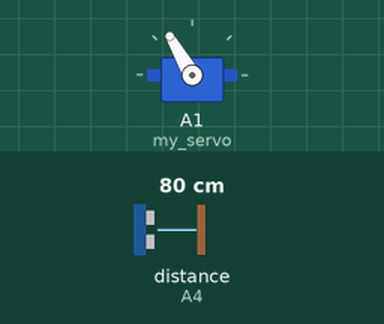
A program run on a simulated Arduino Nano, built with avr-gcc and run on an emulated ATmega328P. Parts: servo. The inputs (shaded band) are chosen by the test bench; at power-on: distance to the obstacle (sensor on A4) 80 cm.

Above: at 3.8 s.
3.9 s: distance to the obstacle (sensor on A4) set to 22 cm
7.0 s: distance to the obstacle (sensor on A4) set to 19 cm
At 9.9 s:
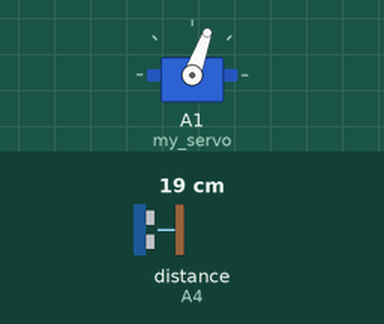
10.1 s: distance to the obstacle (sensor on A4) set to 35 cm
At 13.0 s:
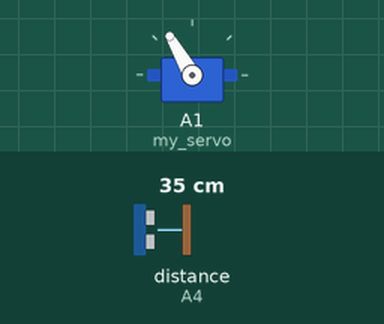
13.2 s: distance to the obstacle (sensor on A4) set to 2 cm
At 16.5 s:
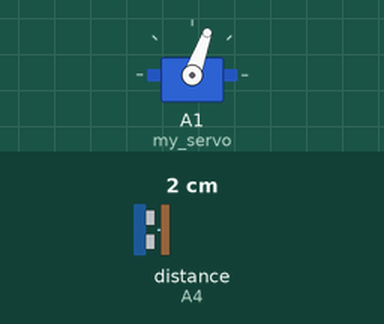
Timing chart, 0 to 17.3 s (numbered marks = the images above; inputs shaded):
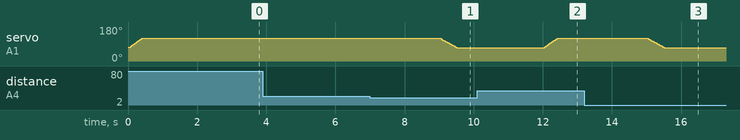

The program:

main.cpp
```cpp
#include <Arduino.h>
#include <Servo.h>
#include "SR04Maneger.h"

#define MAX 120
#define MIN 70

Servo my_servo;
int pos = 0;
SR04Maneger sr04Maneger;
bool on = false;

unsigned long MOVING_TIME = 400;
unsigned long moveStartTime;
int startAngle = MIN; // 30°
int stopAngle  = MAX; // 90°


void setup()
{
  Serial.begin(9600);
  my_servo.attach(A1);
}

void loop()
{
  static bool is_openned = true;

  if (sr04Maneger.distance_cm(20.0f) == true)
  {
    if (not is_openned)
    {
      moveStartTime = millis();
      unsigned long time_to_convert = 0;
      while (true)
      {
        time_to_convert = millis() - moveStartTime;
        if (time_to_convert > 500) break;
        unsigned long time_to_angle = map(time_to_convert, 0, 500, stopAngle, startAngle);
        my_servo.write(time_to_angle);
      }
      is_openned = true;
    }
  }
  else
  {
    if (is_openned)
    {
      moveStartTime = millis();
      unsigned long time_to_convert = 0;

      while (true)
      {
        time_to_convert = millis() - moveStartTime;
        if (time_to_convert > MOVING_TIME) break;
        unsigned long time_to_angle = map(time_to_convert, 0, MOVING_TIME, startAngle, stopAngle);
        my_servo.write(time_to_angle);
      }
      is_openned = false;
    }
  }
}
```

SR04Maneger.cpp
```cpp
#include "SR04Maneger.h"

SR04Maneger::SR04Maneger(/* args */)
{
    m_hcsr04 = new UltraSonicDistanceSensor(A5, A4);
    m_distance = 0;
    m_action = false;
}

SR04Maneger::~SR04Maneger()
{
    delete m_hcsr04;
}

bool SR04Maneger::distance_cm(float value)
{
    static unsigned long last_time = 0;
    if (millis() - last_time < 3000)
    {
        return m_action;
    }

    m_distance = m_hcsr04->measureDistanceCm();
    if (m_distance <= value)
    {
       m_action = true;
    } else m_action = false;
    last_time = millis();
    return m_action;
}
```

SR04Maneger.h
```cpp
#ifndef __SR04MANEGER_H__
#define __SR04MANEGER_H__

#include <HCSR04.h>
#include <Arduino.h>

class SR04Maneger
{
private:
    UltraSonicDistanceSensor *m_hcsr04;
    float m_distance;
    bool m_action;

public:
    SR04Maneger(/* args */);
    ~SR04Maneger();
    bool distance_cm(float value);
};

#endif // __SR04MANEGER_H__
```

Measured:
- the behaviour switches between 21 and 20 cm on distance to the obstacle (sensor on A4) (found by bisection; images 0 and 1)
- after the input at 3.9 s, every drawn part: stays the same
- after the input at 7.0 s, servo on A1 (my_servo): moves from 120° to 70° over 0.45 s, starting after 2.1 s
- after the input at 10.1 s, servo on A1 (my_servo): moves from 70° to 120° over 0.35 s, starting after 2.0 s
- after the input at 13.2 s, servo on A1 (my_servo): moves from 120° to 70° over 0.46 s, starting after 1.9 s
